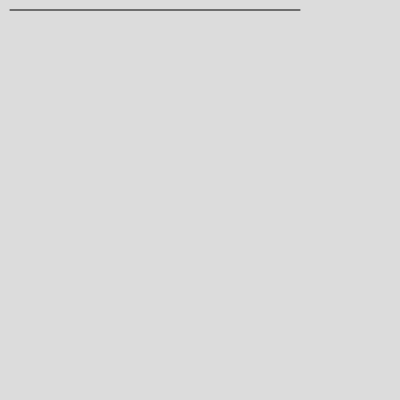
Frame 1 (no input)
Frame 60 (no input): identical to frame 1, image omitted
Frame 120 (the mouse pressed at the canvas centre since frame 60): identical to frame 1, image omitted

The p5.js sketch that drew this single still picture (run headless with seeded random() and noise() and a simulated clock; from frame 60 on, the mouse is pressed at the canvas centre):

// p5.js sketch
// ── sketch.js
function setup() {
  createCanvas(400, 400);
 
}

function draw() {
  var i=10;
  background(220);
  line (10,i, 300,i);
 
}
